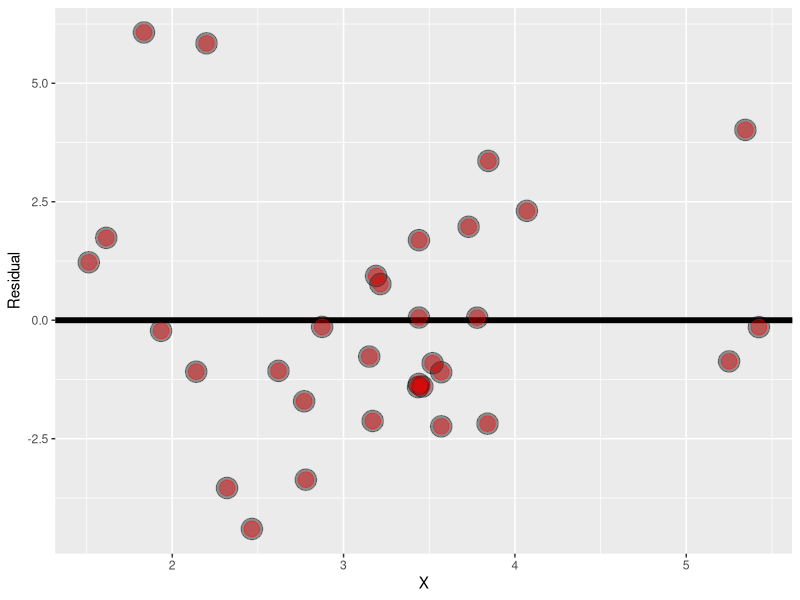
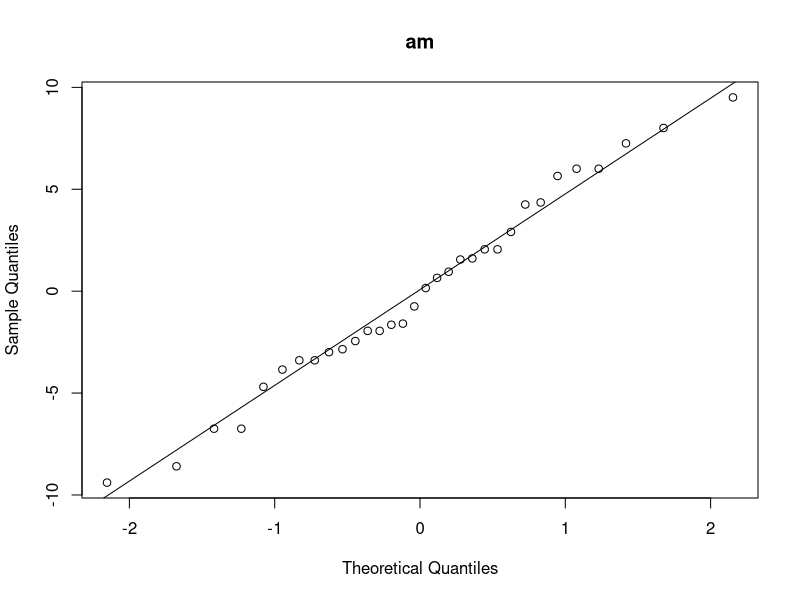
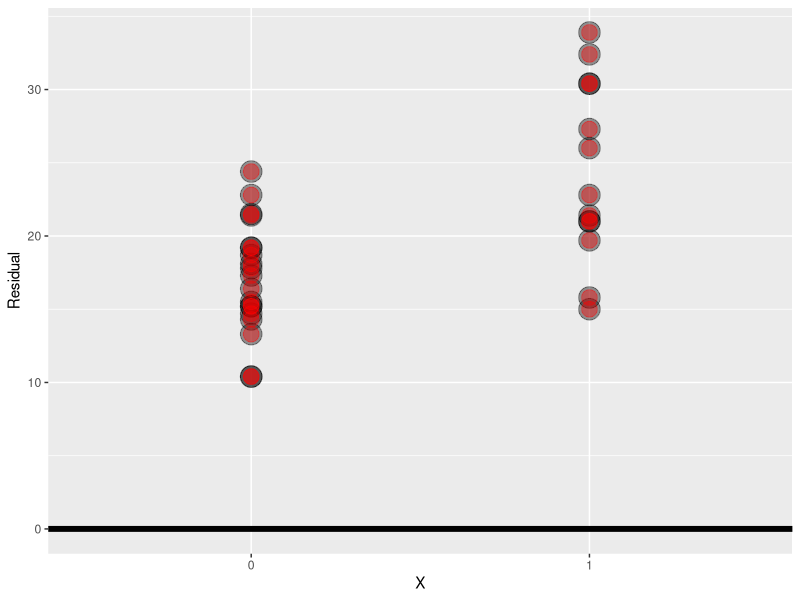
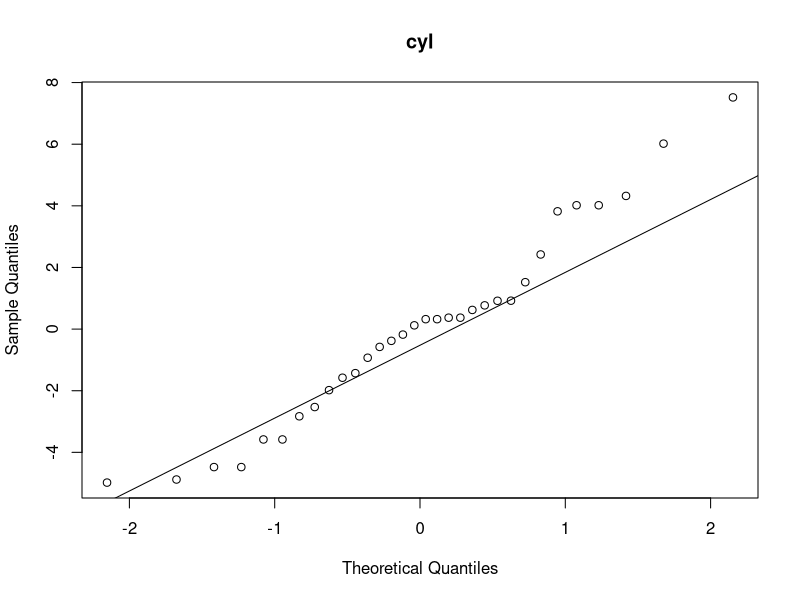
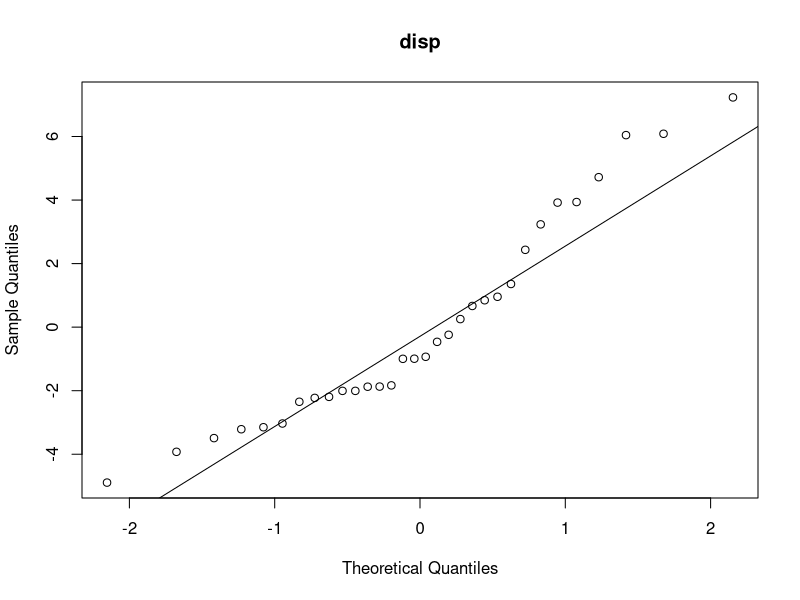
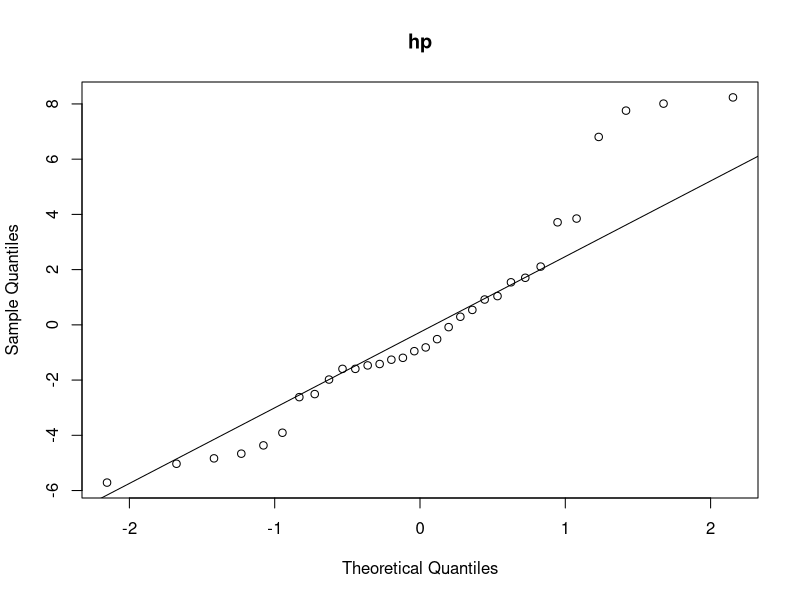
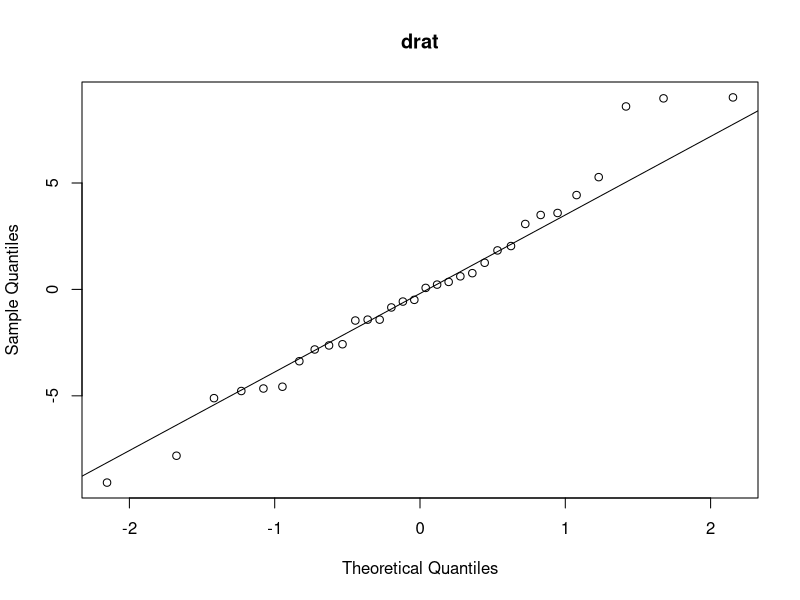
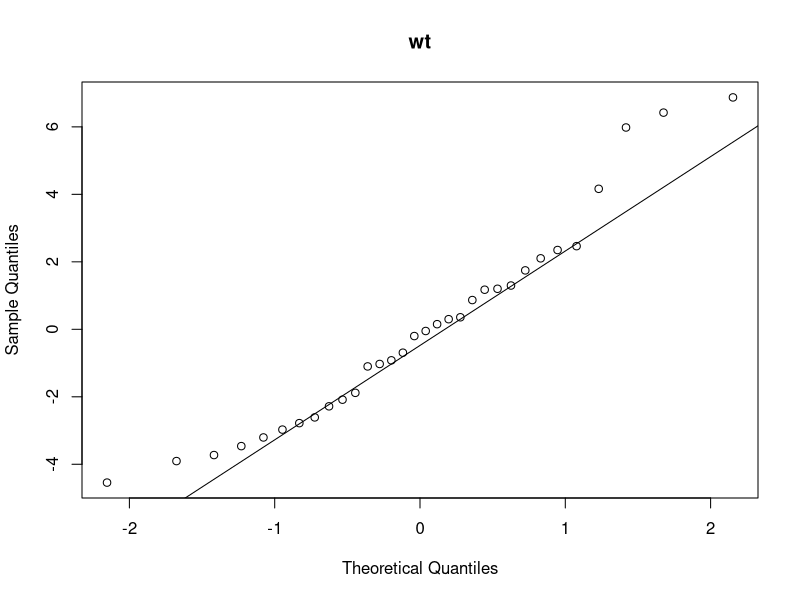

The R script that drew these images, in order:
library(ggplot2)
data(mtcars)
x <- mtcars$wt
y <- mtcars$mpg
z <- mtcars$cyl
w <- mtcars$disp
g <- ggplot(data.frame(x = x, y = resid(lm(y ~ x + z + w))), aes(x = x, y = y)) +
  geom_hline(yintercept = 0, size = 2) +
  geom_point(size = 7, colour = "black", alpha = 0.4) +
  geom_point(size = 5, colour = "red", alpha = 0.4) +
  xlab("X") +
  ylab("Residual")
g

data(mtcars)
fit <- lm(mpg ~ factor(am), data=mtcars)
wr <- resid(fit)
qqnorm(wr, main = "am")
qqline(wr)

summary(fit)

ggplot(data.frame(x = factor(mtcars$am), y = wr), aes(x = factor(mtcars$am), y = mtcars$mpg)) +
  geom_hline(yintercept = 0, size = 2) +
  geom_point(size = 7, colour = "black", alpha = 0.4) +
  geom_point(size = 5, colour = "red", alpha = 0.4) +
  xlab("X") +
  ylab("Residual")







wr <- resid(lm(mpg ~ cyl, data=mtcars))
qqnorm(wr, main = "cyl")
qqline(wr)

wr <- resid(lm(mpg ~ disp, data=mtcars))
qqnorm(wr, main = "disp")
qqline(wr)

wr <- resid(lm(mpg ~ hp, data=mtcars))
qqnorm(wr, main = "hp")
qqline(wr)

wr <- resid(lm(mpg ~ drat, data=mtcars))
qqnorm(wr, main = "drat")
qqline(wr)

wr <- resid(lm(mpg ~ wt, data=mtcars))
qqnorm(wr, main = "wt")
qqline(wr)

wr <- resid(lm(mpg ~ vs, data=mtcars))
qqnorm(wr, main = "vs")
qqline(wr)

wr <- resid(lm(mpg ~ am, data=mtcars))
qqnorm(wr, main = "am")
qqline(wr)

wr <- resid(lm(mpg ~ gear, data=mtcars))
qqnorm(wr, main = "gear")
qqline(wr)

wr <- resid(lm(mpg ~ carb, data=mtcars))
qqnorm(wr, main = "carb")
qqline(wr)